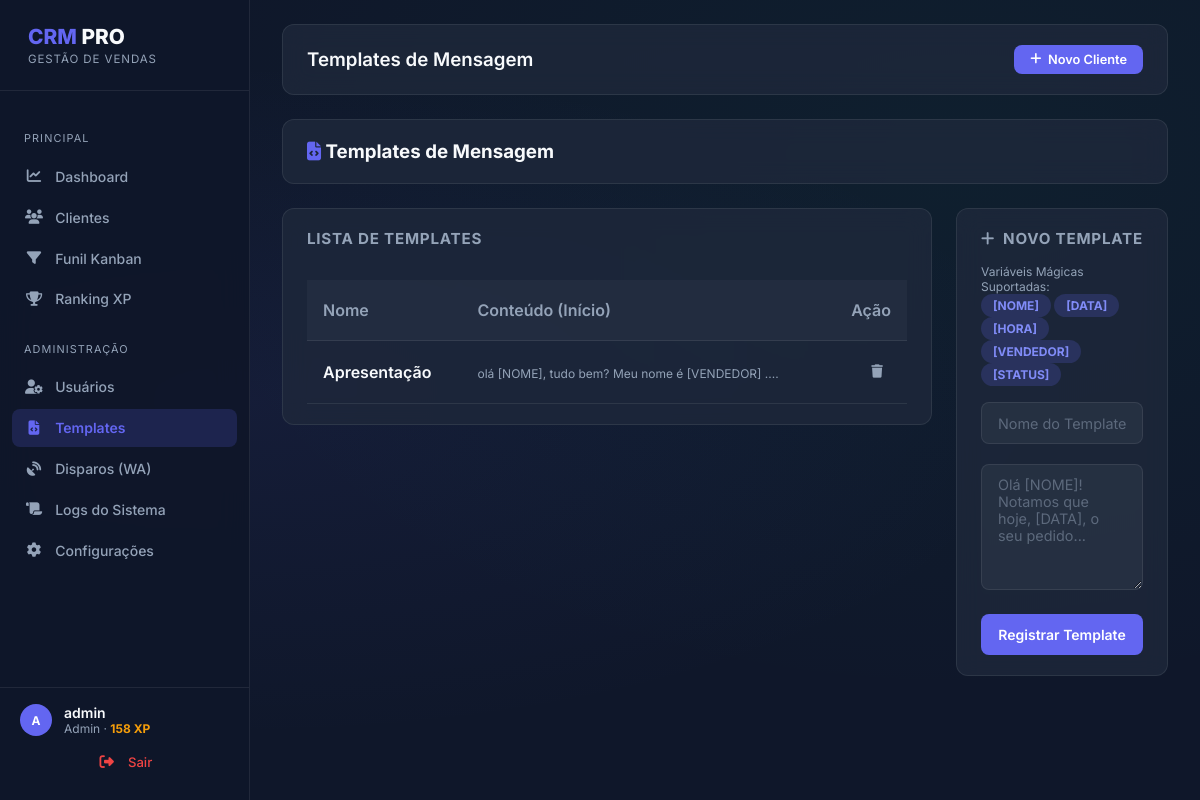
Page /admin/templates (signed in) on the committed database.
### app/models.py (models this page shows, shortened)
class User(UserMixin, db.Model):
    id = db.Column(db.Integer, primary_key=True)
    username = db.Column(db.String(64), index=True, unique=True)
    email = db.Column(db.String(120), index=True, unique=True)
    password_hash = db.Column(db.String(128))
    role = db.Column(db.String(20), default='vendedor') # 'admin', 'gerente', 'vendedor'
    performance_points = db.Column(db.Integer, default=0)
    created_at = db.Column(db.DateTime, default=datetime.utcnow)

class MessageTemplate(db.Model):
    id = db.Column(db.Integer, primary_key=True)
    name = db.Column(db.String(128), index=True, unique=True)
    text_content = db.Column(db.Text)
    created_at = db.Column(db.DateTime, default=datetime.utcnow)

### app/admin/routes.py (the view, shortened to what this page needs)
@bp.route('/templates', methods=['GET', 'POST'])
@login_required
@admin_required
def templates_list():
    templates = MessageTemplate.query.all()
    return render_template('admin/templates.html', title='Templates de Mensagem', templates=templates)

### app/admin/routes.py (called while the page is built)
def admin_required(f):
    @wraps(f)
    def decorated_function(*args, **kwargs):
        if current_user.role not in ['admin', 'gerente']:
            flash('Você não tem permissão para acessar esta página.')
            return redirect(url_for('main.index'))
        return f(*args, **kwargs)
    return decorated_function

### app/models.py (called while the page is built)
@login.user_loader
def load_user(id):
    return User.query.get(int(id))

### app/templates/admin/templates.html
{% extends "base.html" %}
{% block content %}
<div class="header-glass mb-4 justify-between">
    <h3 class="m-0"><i class="fa-solid fa-file-code text-primary"></i> {{ title }}</h3>
</div>
<div class="grid grid-main-layout gap-4">
    <div>
        <div class="header-glass flex-col align-start m-0">
            <h4 class="card-title w-100 flex justify-between">
                <span>Lista de Templates</span>
            </h4>
            <div class="table-responsive w-100 mt-3">
                <table class="table-glass">
                    <thead>
                        <tr>
                            <th>Nome</th>
                            <th>Conteúdo (Início)</th>
                            <th class="text-right">Ação</th>
                        </tr>
                    </thead>
                    <tbody>
                        {% for t in templates %}
                        <tr>
                            <td class="font-semibold">{{ t.name }}</td>
                            <td><span class="text-xs text-muted">{{ t.text_content[:80] }}...</span></td>
                            <td class="text-right">
                                <form action="{{ url_for('admin.delete_template', id=t.id) }}" method="post" class="d-inline" onsubmit="return confirm('Excluir este template?');">
                                    <button type="submit" class="icon-btn text-danger">
                                        <i class="fa-solid fa-trash"></i>
                                    </button>
                                </form>
                            </td>
                        </tr>
                        {% else %}
                        <tr>
                            <td colspan="3" class="text-center text-muted p-4">Nenhum template cadastrado.</td>
                        </tr>
                        {% endfor %}
                    </tbody>
                </table>
            </div>
        </div>
    </div>
    <div>
        <div class="header-glass flex-col align-start m-0">
            <h4 class="card-title w-100 text-success">
                <i class="fa-solid fa-plus"></i> Novo Template
            </h4>
            <div class="text-xs text-muted w-100 mb-3">
                Variáveis Mágicas Suportadas:<br>
                <span class="badge badge-primary mt-1">[NOME]</span>
                <span class="badge badge-primary mt-1">[DATA]</span>
                <span class="badge badge-primary mt-1">[HORA]</span><br>
                <span class="badge badge-primary mt-1">[VENDEDOR]</span>
                <span class="badge badge-primary mt-1">[STATUS]</span>
            </div>
            <form action="" method="post" class="w-100">
                <div class="form-group mb-2">
                    <input type="text" name="name" class="input-glass" placeholder="Nome do Template (ex: Cobrança Tier 1)" required>
                </div>
                <div class="form-group mb-3">
                    <textarea name="text_content" class="input-glass" rows="6" placeholder="Olá [NOME]! Notamos que hoje, [DATA], o seu pedido..." required></textarea>
                </div>
                <button type="submit" class="btn-primary">Registrar Template</button>
            </form>
        </div>
    </div>
</div>
{% endblock %}

### app/templates/base.html (shortened to what this page needs)
<!DOCTYPE html>
<html lang="pt-br">
<head>
    <link rel="stylesheet" href="{{ url_for('static', filename='css/style.css') }}">
    <link rel="stylesheet" href="https://cdnjs.cloudflare.com/ajax/libs/font-awesome/6.5.0/css/all.min.css">
</head>
<body>
    {% if current_user.is_authenticated %}
    <aside class="sidebar" id="sidebar">
        <div class="sidebar-header">
            <h2 class="sidebar-brand">
                <span class="text-primary">CRM</span>
                <span class="text-main"> PRO</span>
            </h2>
            <div class="sidebar-tagline">
                GESTÃO DE VENDAS
            </div>
        </div>
        <nav class="sidebar-nav">
            <div class="nav-section-title m-0 mb-1">
                PRINCIPAL
            </div>
            <ul>
                <li>
                    <a href="{{ url_for('main.index') }}" class="nav-link {{ 'active' if request.endpoint == 'main.index' }}">
                        <i class="fa-solid fa-chart-line nav-icon"></i> Dashboard
                    </a>
                </li>
                <li>
                    <a href="{{ url_for('crm.list_clients') }}" class="nav-link {{ 'active' if request.endpoint in ['crm.list_clients','crm.new_client','crm.edit_client', 'crm.import_csv'] }}">
                        <i class="fa-solid fa-users nav-icon"></i> Clientes
                    </a>
                </li>
                <li>
                    <a href="{{ url_for('crm.kanban') }}" class="nav-link {{ 'active' if request.endpoint == 'crm.kanban' }}">
                        <i class="fa-solid fa-filter nav-icon"></i> Funil Kanban
                    </a>
                </li>
                <li>
                    <a href="{{ url_for('main.ranking') }}" class="nav-link {{ 'active' if request.endpoint == 'main.ranking' }}">
                        <i class="fa-solid fa-trophy nav-icon"></i> Ranking XP
                    </a>
                </li>
            </ul>
            {% if current_user.role in ['admin', 'gerente'] %}
            <div class="nav-section-title">
                ADMINISTRAÇÃO
            </div>
            <ul>
                <li>
                    <a href="{{ url_for('admin.list_users') }}" class="nav-link {{ 'active' if 'admin.list_users' == request.endpoint or 'admin.new_user' == request.endpoint or 'admin.edit_user' == request.endpoint }}">
                        <i class="fa-solid fa-user-gear nav-icon"></i> Usuários
                    </a>
                </li>
                <li>
                    <a href="{{ url_for('admin.templates_list') }}" class="nav-link {{ 'active' if 'admin.templates_list' in request.endpoint }}">
                        <i class="fa-solid fa-file-code nav-icon"></i> Templates
                    </a>
                </li>
                <li>
                    <a href="{{ url_for('admin.message_logs') }}" class="nav-link {{ 'active' if 'admin.message_logs' in request.endpoint }}">
                        <i class="fa-solid fa-satellite-dish nav-icon"></i> Disparos (WA)
                    </a>
                </li>
                <li>
                    <a href="{{ url_for('admin.logs') }}" class="nav-link {{ 'active' if request.endpoint == 'admin.logs' }}">
                        <i class="fa-solid fa-scroll nav-icon"></i> Logs do Sistema
                    </a>
                </li>
                <li>
                    <a href="{{ url_for('admin.settings') }}" class="nav-link {{ 'active' if request.endpoint == 'admin.settings' }}">
                        <i class="fa-solid fa-gear nav-icon"></i> Configurações
                    </a>
                </li>
            </ul>
            {% endif %}
        </nav>
        <div class="sidebar-footer">
            <div class="d-flex align-center gap-2 mb-2">
                <div class="avatar avatar-md">
                    {{ current_user.username[0] | upper }}
                </div>
                <div>
                    <div class="font-semibold text-sm">{{ current_user.username }}</div>
                    <div class="text-xs text-muted">
                        {{ current_user.role | capitalize }} &middot;
                        <span class="text-warning font-bold">{{ current_user.performance_points }} XP</span>
                    </div>
                </div>
            </div>
            <a href="{{ url_for('auth.logout') }}" class="nav-link logout-link">
                <i class="fa-solid fa-right-from-bracket nav-icon"></i> Sair
            </a>
        </div>
    </aside>
    <div class="main-content">
        <div class="header-glass mb-4">
            <div class="d-flex align-center gap-2">
                <h3 class="m-0 font-semibold text-main">{{ title }}</h3>
            </div>
            <div class="d-flex align-center gap-2 header-glass-action">
                <a href="{{ url_for('crm.new_client') }}" class="btn-primary btn-sm pt-2 w-100">
                    <i class="fa-solid fa-plus"></i> Novo Cliente
                </a>
            </div>
        </div>
        {% block content %}{% endblock %}
    </div>
    {% else %}
    {% block auth_content %}{% endblock %}
    {% endif %}
</body>
</html>

### rows in the picture
User: username "A", username "admin", role "Admin", performance_points "158"
MessageTemplate: name "Apresentação", text_content "olá [NOME], tudo bem? Meu nome é [VENDEDOR] ."

### other values in the picture
{{ title }} "Templates de Mensagem"
